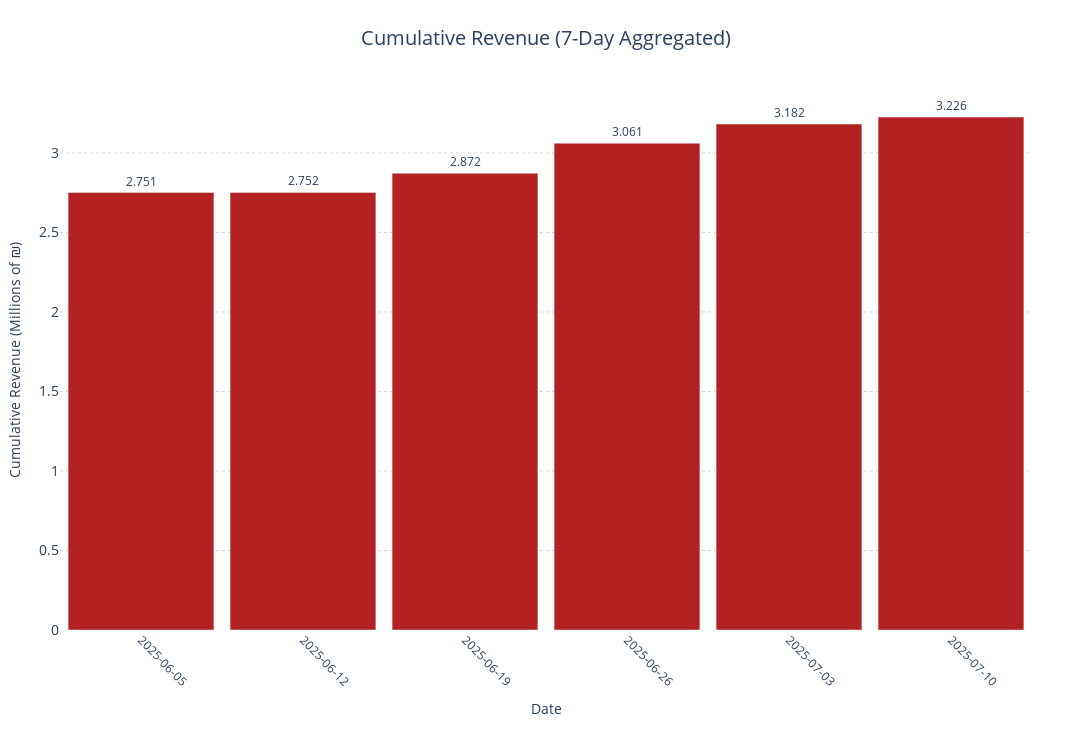

Source (notebook cell):
### Code cell
def plot_cumulative_revenue_plotly(df, date_column, revenue_column, days, font_size=12, y_shift=10, start_date="2025-06-05"):
    df = df.copy()

    # Ensure datetime if needed
    if not pd.api.types.is_datetime64_any_dtype(df[date_column]):
        df[date_column] = pd.to_datetime(df[date_column], errors='coerce')

    # Ensure numeric revenue
    df = df[pd.to_numeric(df[revenue_column], errors='coerce').notnull()]
    df[revenue_column] = df[revenue_column].astype(float)

    # Filter dates
    df = df[df[date_column] >= pd.to_datetime(start_date)]

    # Vectorized calculation of n-day periods
    df['n_day_period'] = (
        df[date_column]
        .dt.floor(f'{days}D')  # Round down to nearest n-day bucket
    )

    # Group and cumulative revenue
    grouped = (
        df.groupby('n_day_period')[revenue_column]
        .sum()
        .reset_index(name="Total_revenue")
        .sort_values('n_day_period')
    )

    grouped['Cumulative_Revenue'] = grouped['Total_revenue'].cumsum()
    grouped['Cumulative_Revenue_Million'] = (grouped['Cumulative_Revenue'] / 1_000_000).round(3)

    # Create period labels
    grouped['period_label'] = grouped['n_day_period'].dt.strftime('%Y-%m-%d')

    # Pre-create annotations
    text_annotations = [f"{val}" for val in grouped['Cumulative_Revenue_Million']]

    # Plot
    fig = go.Figure()

    fig.add_trace(go.Bar(
        x=grouped['period_label'],
        y=grouped['Cumulative_Revenue_Million'],
        name='Cumulative Revenue',
        marker_color='firebrick',
        text=text_annotations,
        textposition='outside',
        textfont=dict(size=font_size)
    ))

    # Layout
    fig.update_layout(
        title=dict(
            text=f'Cumulative Revenue ({days}-Day Aggregated)',
            font=dict(size=20),
            x=0.5
        ),
        xaxis=dict(
            title='Date',
            tickangle=45,
            tickfont=dict(size=12),
            tickmode='array',
            tickvals=grouped['period_label'],
            ticktext=grouped['period_label'],
            type='category'  # 👈 Force categorical spacing
        ),
        yaxis=dict(
            title='Cumulative Revenue (Millions of ₪)',
            tickfont=dict(size=14),
            gridcolor='lightgrey',
            griddash='dot'
        ),
        bargap=0.1,
        height=750,
        width=1400,
        margin=dict(l=60, r=60, t=90, b=120),
        plot_bgcolor='white',
        paper_bgcolor='white',
        showlegend=False
    )

    fig.show()

# Example call
plot_cumulative_revenue_plotly(perc, 'sale_date', 'price', days=7)

### Figure 1 — Plotly figure (JSON) as saved in the notebook; plotly's stock layout.template omitted (floating-point values rounded to 4 significant figures)
{"data": [{"marker": {"color": "firebrick"}, "name": "Cumulative Revenue", "text": ["2.751", "2.752", "2.872", "3.061", "3.182", "3.226"], "textfont": {"size": 12}, "textposition": "outside", "type": "bar", "x": ["2025-06-05", "2025-06-12", "2025-06-19", "2025-06-26", "2025-07-03", "2025-07-10"], "y": [2.751, 2.752, 2.872, 3.061, 3.182, 3.226]}], "layout": {"bargap": 0.1, "height": 750, "margin": {"b": 120, "l": 60, "r": 60, "t": 90}, "paper_bgcolor": "white", "plot_bgcolor": "white", "showlegend": false, "title": {"font": {"size": 20}, "text": "Cumulative Revenue (7-Day Aggregated)", "x": 0.5}, "width": 1400, "xaxis": {"tickangle": 45, "tickfont": {"size": 12}, "tickmode": "array", "ticktext": ["2025-06-05", "2025-06-12", "2025-06-19", "2025-06-26", "2025-07-03", "2025-07-10"], "tickvals": ["2025-06-05", "2025-06-12", "2025-06-19", "2025-06-26", "2025-07-03", "2025-07-10"], "title": {"text": "Date"}, "type": "category"}, "yaxis": {"gridcolor": "lightgrey", "griddash": "dot", "tickfont": {"size": 14}, "title": {"text": "Cumulative Revenue (Millions of ₪)"}}}}
